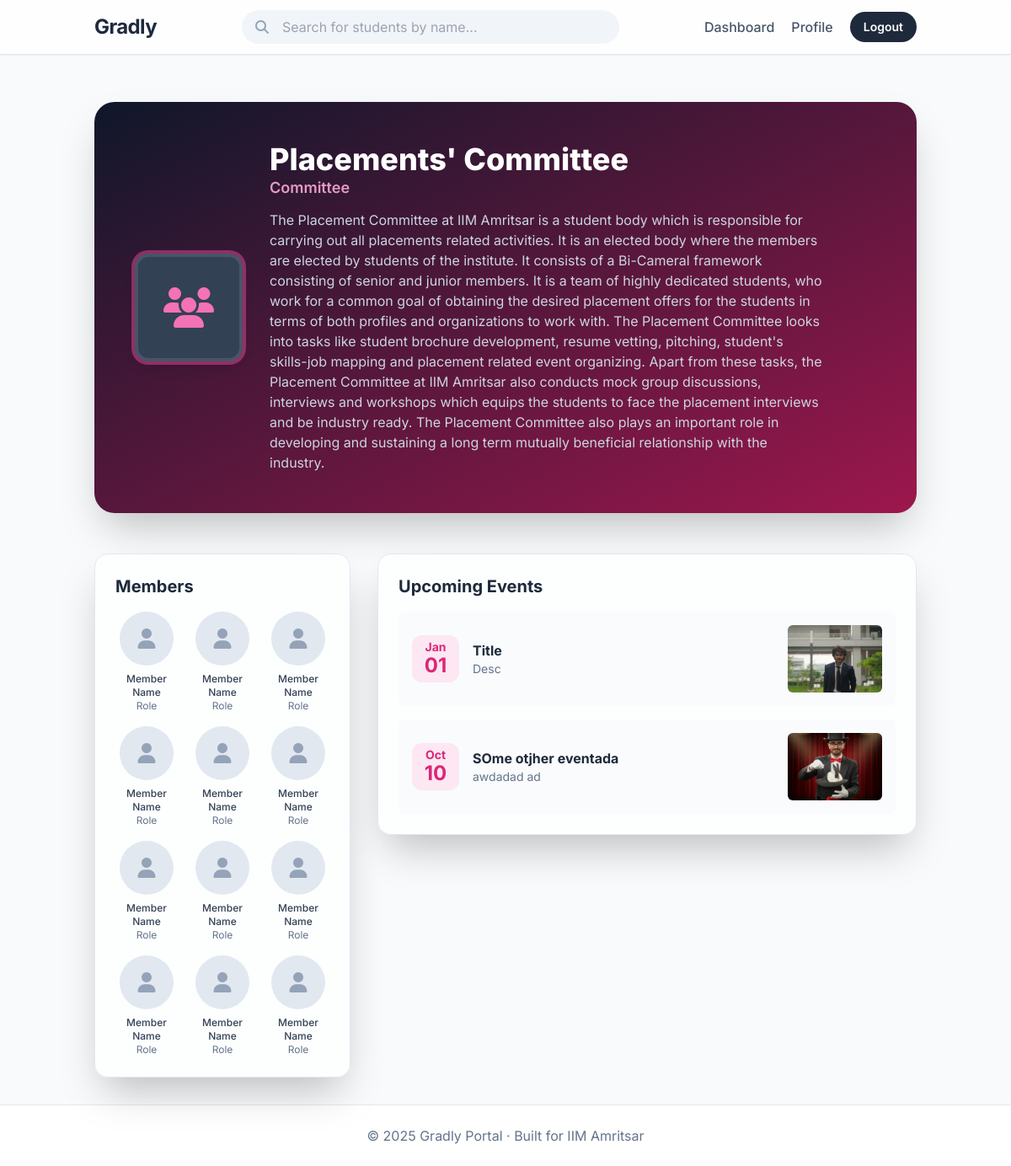
The page /body/7 (signed in) on the database its author committed.
### models.py (models this page shows, shortened)
class StudentBody(db.Model, UserMixin):
    id = db.Column(db.Integer, primary_key=True)
    name = db.Column(db.String(200), nullable=False)
    email = db.Column(db.String(200), unique=True, nullable=False)
    body_type = db.Column(db.String(100), nullable=True)
    description = db.Column(db.Text, nullable=True)
    password = db.Column(db.String(200), nullable=False)
    logo = db.Column(db.String(200), nullable=True)
    @property
    def user_type(self):
        return "body"

class BodyEvent(db.Model):
    id = db.Column(db.Integer, primary_key=True)
    title = db.Column(db.String(250), nullable=False)
    description = db.Column(db.Text, nullable=True)
    poster = db.Column(db.String(200), nullable=True)  # path in static/uploads/
    date = db.Column(db.DateTime, default=datetime.utcnow)
    body_id = db.Column(db.Integer, db.ForeignKey('student_body.id'), nullable=False)
    body = db.relationship('StudentBody', backref=db.backref('events', lazy=True))

### routes/studentbody.py (the view)
@studentbody_bp.route('/body/<int:body_id>')
def view_body(body_id):
    body = StudentBody.query.get_or_404(body_id)
    return render_template('body_profile.html', body=body)

### app.py (called while the page is built)
@login_manager.user_loader
def load_user(user_id):
    if user_id.startswith("U_"):
        roll = user_id.split("_", 1)[1]   # keep string as-is
        return User.query.get(roll)
    elif user_id.startswith("B_"):
        body_id = user_id.split("_", 1)[1]
        return StudentBody.query.get(int(body_id))
    return None

@app.before_request
def create_tables():
    db.create_all()

### templates/body_profile.html (shortened to what this page needs)
{% extends "base.html" %}
{% block content %}
<div
    class="relative bg-gradient-to-br from-slate-900 to-pink-800 rounded-3xl shadow-2xl mb-12 text-white overflow-hidden">
    <div class="absolute inset-0 bg-grid-slate-700/20 [mask-image:linear-gradient(to_bottom,white,transparent)]"></div>
    <div class="flex flex-col md:flex-row items-center p-8 md:p-12 relative z-10">
        <div class="relative flex-shrink-0">
            <div
                class="w-32 h-32 rounded-2xl overflow-hidden border-4 border-slate-600 shadow-lg bg-slate-700 ring-4 ring-pink-500/50 flex items-center justify-center">
                {% if body.logo %}
                <img src="{{ url_for('static', filename=body.logo) }}" class="w-full h-full object-contain p-2"
                    alt="logo">
                {% else %}
                <i class="fa fa-users text-5xl text-pink-400"></i>
                {% endif %}
            </div>
        </div>
        <div class="mt-6 md:mt-0 md:ml-8 text-center md:text-left">
            <h1 class="text-4xl font-extrabold">{{ body.name }}</h1>
            <p class="text-lg text-pink-300 opacity-90 font-semibold">{{ body.body_type }}</p>
            <p class="mt-3 max-w-prose text-slate-300">{{ body.description }}</p>
        </div>
    </div>
</div>
<div class="grid lg:grid-cols-3 gap-8">
    <div class="lg:col-span-1">
        <div class="bg-white/70 backdrop-blur-lg p-6 rounded-2xl shadow-2xl border border-slate-200">
            <h2 class="text-xl font-bold text-slate-800 mb-4">Members</h2>
            <div class="grid grid-cols-3 sm:grid-cols-4 lg:grid-cols-3 gap-4">
                {% for i in range(12) %}
                <div class="flex flex-col items-center text-center">
                    <div
                        class="w-16 h-16 rounded-full bg-slate-200 flex items-center justify-center mb-2 text-slate-400 text-2xl">
                        <i class="fa fa-user"></i>
                    </div>
                    <div class="text-xs font-medium text-slate-700">Member Name</div>
                    <div class="text-xs text-slate-500">Role</div>
                </div>
                {% endfor %}
            </div>
        </div>
    </div>
    <div class="lg:col-span-2">
        <div class="bg-white/70 backdrop-blur-lg p-6 rounded-2xl shadow-2xl border border-slate-200">
            <h2 class="text-xl font-bold text-slate-800 mb-4">Upcoming Events</h2>
            <div class="space-y-4">
                {% for ev in body.events %}
                <div class="bg-slate-50/80 p-4 rounded-lg flex items-center space-x-4">
                    <div
                        class="flex-shrink-0 bg-pink-100 text-pink-600 h-14 w-14 rounded-xl flex flex-col items-center justify-center font-bold">
                        <span class="text-sm -mb-1">{{ ev.date.strftime('%b') }}</span>
                        <span class="text-2xl">{{ ev.date.strftime('%d') }}</span>
                    </div>
                    <div class="flex-grow">
                        <p class="font-bold text-slate-800">{{ ev.title }}</p>
                        <p class="text-sm text-slate-500">{{ ev.description|truncate(120) }}</p>
                    </div>
                    {% if ev.poster %}
                    <img src="{{ url_for('static', filename=ev.poster) }}"
                        class="w-28 h-20 object-cover rounded-md flex-shrink-0 hidden sm:block" alt="Event Poster">
                    {% endif %}
                </div>
                {% else %}
                <p class="text-slate-500 text-center py-10">No events scheduled yet.</p>
                {% endfor %}
            </div>
        </div>
    </div>
</div>
{% endblock %}

### templates/base.html (shortened to what this page needs)
<!DOCTYPE html>
<html lang="en" class="scroll-smooth">
<head>
    <script src="https://cdn.tailwindcss.com"></script>
    <link rel="stylesheet" href="https://cdnjs.cloudflare.com/ajax/libs/font-awesome/6.5.2/css/all.min.css"
 />
</head>
<body class="bg-slate-50 text-slate-800 flex flex-col min-h-screen">
<nav class="sticky top-0 z-50 bg-white/80 backdrop-blur-lg shadow-sm border-b border-slate-200">
    <div class="container mx-auto px-6 py-3 flex justify-between items-center">
<a href="{% if current_user.is_authenticated and current_user.user_type == 'body' %}
             {{ url_for('studentbody.body_home', body_id=current_user.id) }}
          {% else %}
             {{ url_for('home') }}
          {% endif %}" class="text-2xl font-bold text-slate-800 tracking-tight">
    Gradly
</a>
            {% if current_user.is_authenticated %}
            <div class="relative w-full max-w-md hidden md:block">
                <i class="fa fa-search absolute left-4 top-1/2 -translate-y-1/2 text-slate-400"></i>
                <input id="search-bar" type="text" placeholder="Search for students by name..."
                    class="w-full pl-12 pr-4 py-2 rounded-full bg-slate-100 border-transparent focus:outline-none focus:ring-2 focus:ring-sky-500 transition-all">
            </div>
            {% endif %}
        <div class="flex items-center space-x-5">
            {% if current_user.is_authenticated %}
            {% if current_user.user_type == "student" %}
            <a href="{{ url_for('dashboard.dashboard') }}"
                class="text-slate-600 hover:text-sky-500 font-medium transition-colors">Dashboard</a>
            <a href="{{ url_for('profile.view_profile', user_id=current_user.id) }}"
                class="text-slate-600 hover:text-sky-500 font-medium transition-colors">Profile</a>
            {% elif current_user.user_type == "body" %}
            <a href="{{ url_for('studentbody.body_dashboard', body_id=current_user.id) }}"
                class="text-slate-600 hover:text-pink-500 font-medium transition-colors">Dashboard</a>
            <a href="{{ url_for('studentbody.view_body', body_id=current_user.id) }}"
                class="text-slate-600 hover:text-pink-500 font-medium transition-colors">Profile</a>
            {% endif %}
            <a href="{{ url_for('auth.logout') }}"
                class="bg-slate-800 text-white px-4 py-2 rounded-full text-sm font-semibold hover:bg-sky-500 transition-all duration-300 transform hover:scale-105">Logout</a>
            {% else %}
            <a href="{{ url_for('auth.login') }}"
                class="text-slate-600 hover:text-sky-500 font-medium transition-colors">Login</a>
            <a href="{{ url_for('auth.register') }}"
                class="bg-sky-500 text-white px-4 py-2 rounded-full text-sm font-semibold hover:bg-sky-600 transition-all duration-300">Register</a>
            {% endif %}
        </div>
    </div>
</nav>
    <main class="container mx-auto px-6 py-8 flex-grow">
        <div class="content-fade-in">
            {% block content %}{% endblock %}
        </div>
    </main>
    <footer class="bg-white border-t border-slate-200 text-center py-6 mt-auto">
        <p class="text-slate-500">&copy; 2025 Gradly Portal · Built for IIM Amritsar</p>
    </footer>
</body>
</html>

### templates/base.html (style rules this page uses)
body { font-family: 'Inter', sans-serif; }
.content-fade-in { animation: fadeIn 0.6s ease-in-out forwards; }

### rows shown on the page
StudentBody: name "Placements' Committee", body_type "Committee", description "The Placement Committee at IIM Amritsar is a student body which is responsible for carrying out all placements related activities. It is an elected body where the members are elected by students of the institute. It consists of a Bi-Cameral framework consisting of senior and junior members. It is a team of highly dedicated students, who work for a common goal of obtaining the desired placement offers for the students in terms of both profiles and organizations to work with. The Placement Committee looks into tasks like student brochure development, resume vetting, pitching, student's skills-job mapping and placement related event organizing. Apart from these tasks, the Placement Committee…"
BodyEvent: date "Jan", date "01", title "Title", description "Desc", poster (picture)
BodyEvent: date "Oct", date "10", title "SOme otjher eventada", description "awdadad ad", poster (picture)
